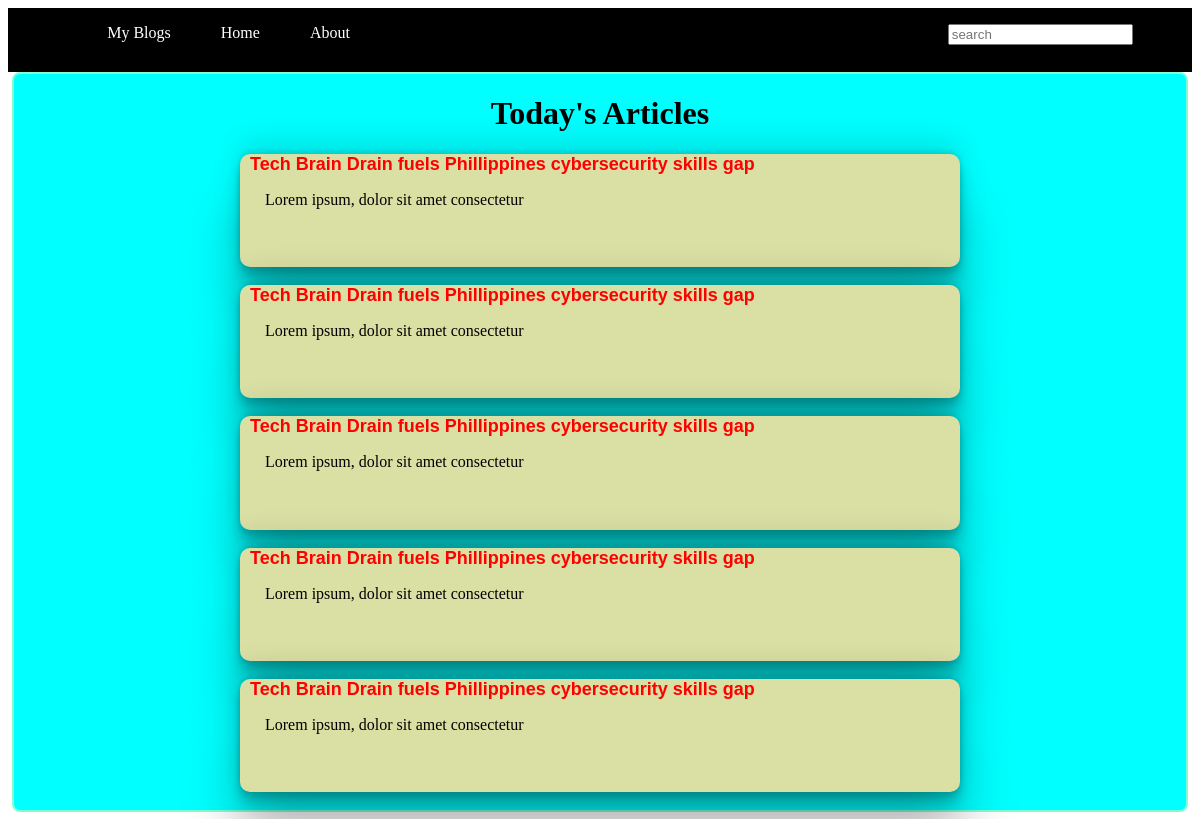
Page /name/1 on the committed database.
### articles/models.py (models this page shows)
class article(models.Model):
    h3=models.CharField(max_length=1000)
    p=models.CharField(max_length=1000)
    header=models.CharField(max_length=1000)
    content=models.CharField(max_length=1000)

### articles/views.py (the view)
# urls.py: path('1',views.home,name='index'),
def home(request):
    data1=article.objects.all().order_by('id')
    context={
        'data1':data1
    }
    return render(request,'index.html',context)

### articles/templates/index.html (shortened to what this page needs)
<!DOCTYPE html>
{% load static %}
 <html lang="en">
<head>
    <link rel="stylesheet" href="{%static 'css/style.css'%}">
</head>
<body>
    <nav id="navbar">
        <div id="sub-nav">
            <ul>
                <li>My Blogs</li>
                <li>Home</li>
                <li>About</li>
            </ul>
            <ul>
                <li><input type="text" placeholder="search"></li>
            </ul>
        </div>
    </nav>
    <main id="main1">
        <h1 align="center">Today's Articles</h1>
        {% for i in data1 %}
        <div class="art1">
           <a href="{% url 'navigate' i.id %}" style="text-decoration: none;color:red;font-size: 18px;font-family: Arial, Helvetica, sans-serif;font-weight: 700;margin-left:10px">{{i.h3}}</a>
            <p>{{i.p}}</p>
        </div>
        <br>
            {% endfor %}
    </main>
</body>
</html>

### static/css/style.css (style rules this page uses)
#navbar { background-color: black; height:8vh; }
#sub-nav { width:90%; margin: auto; color: #fff; display: flex; justify-content: space-between; }
ul li { list-style-type: none; }
ul { display: flex; flex-direction: row; gap:50px; }
#main1 { width:99%; margin: auto; height:92vh; background-color: aqua; border: 2px solid aquamarine; border-radius: 8px; display: flex; flex-direction: column; align-items: center; }
.art1 { background-color: #dadfa4; height:30vh; width:60vw; box-shadow: rgba(0, 0, 0, 0.25) 0px 54px 55px, rgba(0, 0, 0, 0.12) 0px -12px 30px, rgba(0, 0, 0, 0.12) 0px 4px 6px, rgba(0, 0, 0, 0.17) 0px 12px 13px, rgba(0, 0, 0, 0.09) 0px -3px 5px; border-radius: 10px; }
.art1 p,.art1 h3 { margin-left: 25px; }

### articles/templates/index.html (style rules this page uses)
#navbar { background-color: black; height:8vh; }
#sub-nav { width:90%; margin: auto; color: #fff; display: flex; justify-content: space-between; }
ul li { list-style-type: none; }
ul { display: flex; flex-direction: row; gap:50px; }
#main1 { width:99%; margin: auto; height:92vh; background-color: aqua; border: 2px solid aquamarine; border-radius: 8px; display: flex; flex-direction: column; align-items: center; }
.art1 { background-color: #dadfa4; height:30vh; width:60vw; box-shadow: rgba(0, 0, 0, 0.25) 0px 54px 55px, rgba(0, 0, 0, 0.12) 0px -12px 30px, rgba(0, 0, 0, 0.12) 0px 4px 6px, rgba(0, 0, 0, 0.17) 0px 12px 13px, rgba(0, 0, 0, 0.09) 0px -3px 5px; border-radius: 10px; }
.art1 p,.art1 h3 { margin-left: 25px; }

### rows in the picture
article: h3 "Tech Brain Drain fuels Phillippines cybersecurity skills gap", p "Lorem ipsum, dolor sit amet consectetur"
article: h3 "Tech Brain Drain fuels Phillippines cybersecurity skills gap", p "Lorem ipsum, dolor sit amet consectetur"
article: h3 "Tech Brain Drain fuels Phillippines cybersecurity skills gap", p "Lorem ipsum, dolor sit amet consectetur"
article: h3 "Tech Brain Drain fuels Phillippines cybersecurity skills gap", p "Lorem ipsum, dolor sit amet consectetur"
article: h3 "Tech Brain Drain fuels Phillippines cybersecurity skills gap", p "Lorem ipsum, dolor sit amet consectetur"
